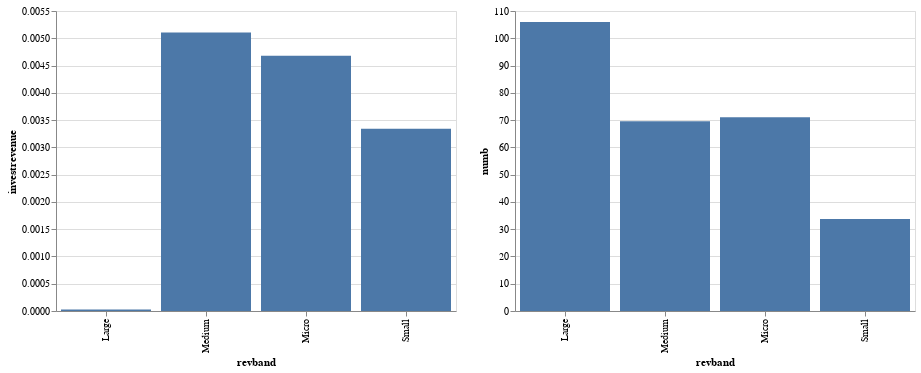

The code cell stored with this chart in its notebook:
### Code cell
bars = alt.Chart(sum_ol_ir_df).mark_bar().encode(
    y = 'investrevenue:Q',
    x = 'revband:N')

numbbars = alt.Chart(sum_ol_numb_df).mark_bar().encode(
    y = 'numb:Q',
    x = 'revband:N')

bars | numbbars

### Figure 1 — Vega-Lite specification as saved in the notebook (floating-point values rounded to 4 significant figures)
{"$schema": "https://vega.github.io/schema/vega-lite/v2.6.0.json", "config": {"view": {"height": 300, "width": 400}}, "datasets": {"data-2335794b09fc10ac4984f96cae72fd28": [{"investn": 27510.0, "investrevenue": 2.581e-05, "numb": 12, "revband": "Large", "salesa": 1066000000, "serial": 3152, "weight0": 0}, {"investn": 1516000.0, "investrevenue": 0.005107, "numb": 54490.0, "revband": "Medium", "salesa": 782600000.0, "serial": 1852.0, "weight0": 2.94e-05}, {"investn": 7007.0, "investrevenue": 0.004678, "numb": 460.7, "revband": "Micro", "salesa": 1813000.0, "serial": 2192.0, "weight0": 0.0008282}, {"investn": 105000.0, "investrevenue": 0.003341, "numb": 142.2, "revband": "Small", "salesa": 47940000.0, "serial": 2223.0, "weight0": 0.0001885}], "data-d88e8463962791c0ee283ea096421896": [{"investn": 13760.0, "numb": 106, "revband": "Large", "salesa": 1183000000, "serial": 1877, "weight0": 9.858e-06}, {"investn": 945700.0, "numb": 69.6, "revband": "Medium", "salesa": 847912000, "serial": 2070.0, "weight0": 2.813e-05}, {"investn": 6335.0, "numb": 71.03, "revband": "Micro", "salesa": 1838000.0, "serial": 2230.0, "weight0": 0.0008106}, {"investn": 61340.0, "numb": 33.77, "revband": "Small", "salesa": 48430000.0, "serial": 2262.0, "weight0": 0.0001789}]}, "hconcat": [{"data": {"name": "data-2335794b09fc10ac4984f96cae72fd28"}, "encoding": {"x": {"field": "revband", "type": "nominal"}, "y": {"field": "investrevenue", "type": "quantitative"}}, "mark": "bar"}, {"data": {"name": "data-d88e8463962791c0ee283ea096421896"}, "encoding": {"x": {"field": "revband", "type": "nominal"}, "y": {"field": "numb", "type": "quantitative"}}, "mark": "bar"}]}
